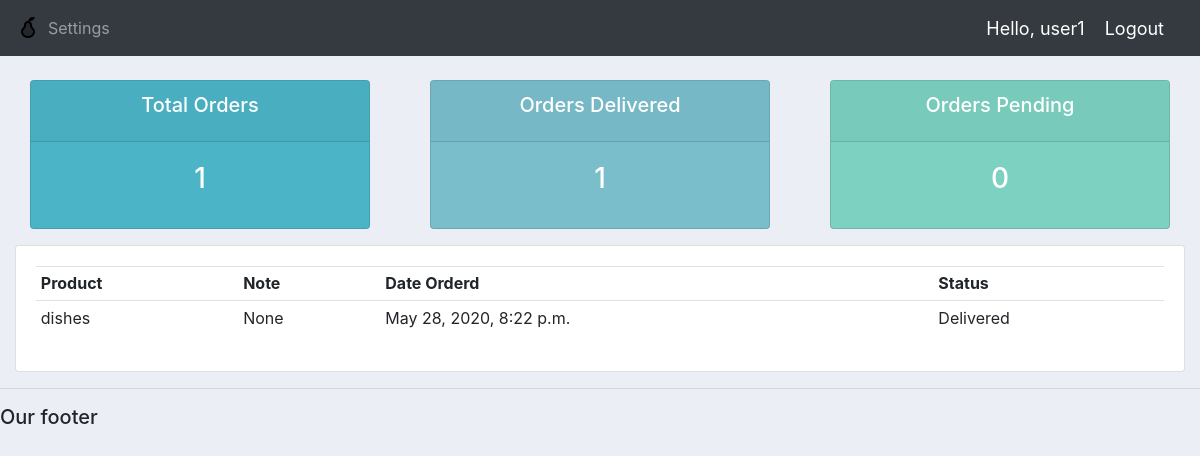
Screenshot of /user/ (signed in) with the database file from the repository.
### accounts/models.py (models this page shows)
class Order(models.Model):
	STATUS = (
			('Pending', 'Pending'),
			('Out for delivery', 'Out for delivery'),
			('Delivered', 'Delivered'),
			)
	customer = models.ForeignKey(Customer, null=True, on_delete= models.SET_NULL)
	product = models.ForeignKey(Product, null=True, on_delete= models.SET_NULL)
	date_created = models.DateTimeField(auto_now_add=True, null=True)
	status = models.CharField(max_length=200, null=True, choices=STATUS)
	note =  models.CharField(max_length=1000, null=True)
	def __str__(self):
		return self.product.name

class Product(models.Model):
	CATEGORY = (
			('Indoor', 'Indoor'),
			('Out Door', 'Out Door'),
			)
	name = models.CharField(max_length=200, null=True)
	price = models.FloatField(null=True)
	category = models.CharField(max_length=200, null=True, choices=CATEGORY)
	description = models.CharField(max_length=200, null=True, blank=True)
	date_created = models.DateTimeField(auto_now_add=True, null=True)
	tags = models.ManyToManyField(Tag)
	def __str__(self):
		return self.name

### accounts/decorators.py (the view)
		def wrapper_func(request, *args, **kwargs):
			group = None
			if request.user.groups.exists():
				group = request.user.groups.all()[0].name
			if group in allowed_roles:
				return view_func(request, *args, **kwargs)
			else:
				return HttpResponse('You are not authorized to view this page')

### accounts/views.py (called while the page is built)
@login_required(login_url='login')
@allowed_users(allowed_roles=['customer'])
def userPage(request):
	orders = request.user.customer.order_set.all()
	total_orders = orders.count()
	delivered = orders.filter(status='Delivered').count()
	pending = orders.filter(status='Pending').count()
	print('ORDERS:', orders)
	context = {'orders':orders, 'total_orders':total_orders,
	'delivered':delivered,'pending':pending}
	return render(request, 'accounts/user.html', context)

### accounts/templates/accounts/user.html
{%  extends 'accounts/main.html' %}
{% block content %}
{%  include 'accounts/status.html' %}
<div class="row">
	<div class="col-md">
		<div class="card card-body">
			<table class="table table-sm">
				<tr>
					<th>Product</th>
					<th>Note</th>
					<th>Date Orderd</th>
					<th>Status</th>
				</tr>
				{% for order in orders %}
				<tr>
					<td>{{order.product}}</td>
					<td>{{order.note}}</td>
					<td>{{order.date_created}}</td>
					<td>{{order.status}}</td>
				</tr>
				{% endfor %}
			</table>
		</div>
	</div>
</div>
{% endblock content %}

### accounts/templates/accounts/navbar.html (shortened to what this page needs)
{% load static %}
<nav class="navbar navbar-expand-lg navbar-dark bg-dark">
 <img src="{% static 'images/logo.png' %}">
  <div class="collapse navbar-collapse" id="navbarNav">
    <ul class="navbar-nav">
      {% if request.user.is_staff %}
      <li class="nav-item active">
        <a class="nav-link" href="{% url 'home' %}">Dashboard</a>
      </li>
      <li class="nav-item">
        <a class="nav-link" href="{% url 'products' %}">Products</a>
      </li>
      {% else %}
       <li class="nav-item">
        <a class="nav-link" href="{% url 'account' %}">Settings</a>
      </li>
      {% endif %}
    </ul>
  </div>
  <span class="hello-msg">Hello, {{request.user}}</span>
  <span ><a  class="hello-msg" href="{% url 'logout' %}">Logout</a></span>
</nav>

### static/css/main.css (style rules this page uses)
body { background-color: #ebeff5; }

### accounts/templates/accounts/navbar.html (style rules this page uses)
.hello-msg { font-size: 18px; color: #fff; margin-right: 20px; }

### rows the page displays
Order: product "dishes", note "None", date_created "May 28, 2020, 8:22 p.m.", status "Delivered"

### other values shown
{{ request.user }} "user1"
{{ total_orders }} "1"
{{ delivered }} "1"
{{ pending }} "0"
